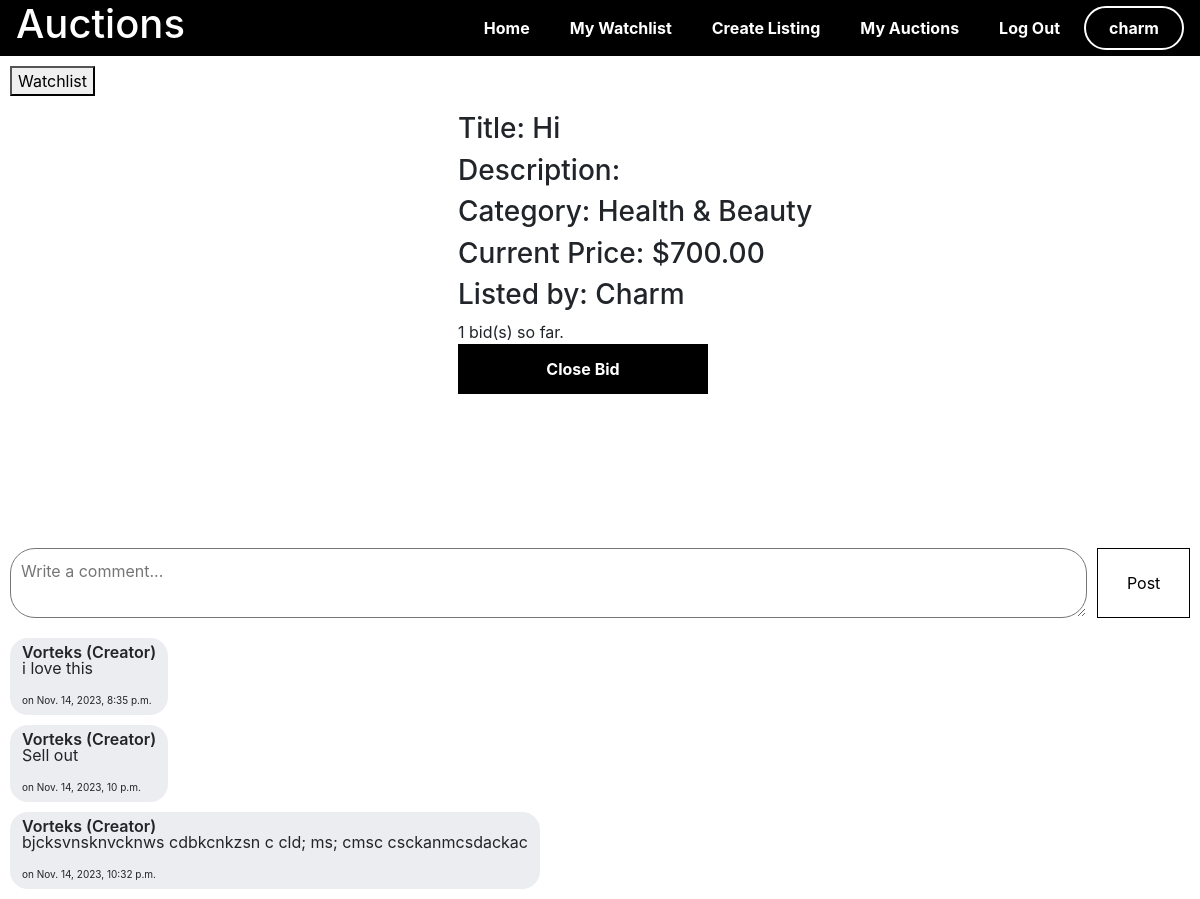
/listing/2 (signed in), run on the app's committed database.
### auctions/models.py (models this page shows, shortened)
class User(AbstractUser):
    email = models.EmailField(unique=True)
    watchlist = models.ManyToManyField('Listings', related_name='watchlist', blank=True)
    auctions = models.ManyToManyField('Listings', related_name='auctions', blank=True)

class Listings(models.Model):
    user = models.ForeignKey(User, on_delete=models.CASCADE)
    title = models.CharField(max_length=60)
    desc = models.TextField(max_length=120, null=True, blank=True)
    img = models.URLField(null=True, blank=True)
    cat = models.ForeignKey(Categories, null=True, on_delete=models.CASCADE, blank=True)
    startprice = models.IntegerField(default=0)
    highestbid = models.ForeignKey('Bids', null=True, blank=True, on_delete=models.DO_NOTHING)
    created = models.DateTimeField(auto_now_add=True)
    is_active = models.BooleanField(default=True)

class Categories(models.Model):
    name = models.CharField(max_length=60)
    img = models.URLField( blank=True, null=True )

class Bids(models.Model):
    user = models.ForeignKey(User, on_delete=models.CASCADE)
    list = models.ForeignKey(Listings, on_delete=models.CASCADE)
    amount = models.CharField(max_length=20)
    created = models.DateTimeField(auto_now_add=True)
    class Meta:
        unique_together = ('user', 'list')

class Comments(models.Model):
    user = models.ForeignKey(User, on_delete=models.CASCADE)
    clist = models.ForeignKey(Listings, on_delete=models.CASCADE)
    comments = models.TextField(max_length=300)
    created = models.DateTimeField(auto_now_add=True)

### auctions/views.py (the view)
# urls.py: path("listing/<int:listing_id>", views.listing, name="listing"),
def listing(request, listing_id):
    user = request.user
    cform = CommentForm()
    content = get_object_or_404(models.Listings, pk=listing_id)
    comments = models.Comments.objects.filter(clist=content)
    messages_data = messages.get_messages(request)
    messages_list = [str(message) for message in messages_data]
    if request.user.is_authenticated:
        user_bid = models.Bids.objects.filter(user=request.user, list=content)
    else:
        user_bid = None
    bidders = models.Bids.objects.filter(list=content).count()
    if bidders == 0:
        highest_bid = None
    else:
        highest_bid = models.Bids.objects.filter(list=content).order_by('amount')[0]
    return render(request, "auctions/listing.html", {
        'content': content,
        'user': user,
        'messages': messages_list,
        'user_bid': user_bid,
        'bidders': bidders,
        'highest_bid': highest_bid,
        'cform': cform,
        'comments': comments
    })

### auctions/forms.py
class CommentForm(forms.ModelForm):
    class Meta:
        model = Comments
        fields = ['comments']

### auctions/templates/auctions/listing.html (shortened to what this page needs)
{% extends "auctions/layout.html" %}
{% block body %}
    {% if content in user.watchlist.all %}
        <a href="{% url 'dellist' content.id %}"><button>Remove</button></a>
    {% else %}
    <a href="{% url 'addwatchlist' content.id %}"><button>Watchlist</button></a>
    {% endif %}
    <div class="listing-det">
        <div class="listing-img">
        </div>
        <div class="lister">
            <div class="listingdetails">
                <h3 class="listingline">
                    <span>Title: </span>
                    <span>{{ content.title }}</span>
                </h3>
                <h3 class="listingline">
                    <span>Description: </span>
                </h3>
                <h3 class="listingline">
                    <span>Category: </span>
                    <span>{{ content.cat.name }}</span>
                </h3>
                <h3 class="listingline">
                    <span>{% if content.is_active %}Current Price{% else %} Sold at{% endif %}: </span>
                    <span>${% if highest_bid %}{{ highest_bid.amount }}{% else %}{{ content.startprice }}{% endif %}.00</span>
                </h3>
                <h3 class="listingline">
                    <span>Listed by: </span>
                    <span style="text-transform: capitalize;">{{ content.user.username }}</span>
                </h3>
            </div>
            {% if content.is_active %}
                <div class="listingbid">
                    {% if highest_bid %}
                        <span>{{ bidders }} bid(s) so far.</span>
                    {% else %}
                        <span>No one has bidded yet</span>
                    {% endif %}
                    {% if content.user == user %}
                        <div class="listowner">
                            <a href=" {% url 'close' content.id %} "><button>Close Bid</button></a>
                        </div>
                    {% endif %}
                </div>
            {% endif %}
        </div>
    </div>
    <div class="comment">
        <form method="post" action="{% url 'comment' content.id %}" class="commenter">
            <textarea name="{{ cform.comments.name }}" id="comments" placeholder="Write a comment..."></textarea>
            <input type="submit" value="Post">
        </form>
        <div class="comments">
            {% for comment in comments %}
                <div class="comment-display">
                    <div class="comment-users">
                        <span style="text-transform: capitalize;" class="comment-user">{{ comment.user.username }} {% if user == content.user %}(Creator){% endif %}</span>
                        <p class="comment-comment">{{ comment.comments }}</p>
                        <span class="comment-time">on {{ comment.created }}</span>
                    </div>
                </div>
            {% endfor %}
        </div>
    </div>
{% endblock %}

### auctions/templates/auctions/layout.html (shortened to what this page needs)
{% load static %}
<!DOCTYPE html>
<html lang="en">
    <head>
        <link rel="stylesheet" href="https://stackpath.bootstrapcdn.com/bootstrap/4.4.1/css/bootstrap.min.css">
        <link href="{% static 'auctions/styles.css' %}" rel="stylesheet">
        <link href="{% static 'auctions/myscroller.css' %}" rel="stylesheet">
    </head>
    <body>
        <header>
            <div class="logo">
                <h1>Auctions</h1>
            </div>
            <nav>
                <a href="{% url 'index' %}">Home</a>
                {% if user.is_authenticated %}
                    <a class="nav-link" href="{% url 'watchlist' %}">My Watchlist</a>
                    <a class="nav-link" href="{% url 'create' %}">Create Listing</a>
                    <a class="nav-link" href="{% url 'auctions' %}">My Auctions</a>
                    <a class="nav-link" href="{% url 'logout' %}">Log Out</a>
                    <span class="user">{{user.username}}</span>
                {% else %}
                    <a href="{% url 'login' %}"> Sign in </a>
                    <a href="{% url 'register' %}"> Sign Up </a>
                {% endif %}
            </nav>
        </header>
        <main>
            {% block body %}
            {% endblock %}
        </main>
    </body>
</html>

### auctions/static/auctions/styles.css (style rules this page uses)
header { background-color: black; display: flex; flex-direction: row; justify-content: space-between; width: 100vw; padding:0 1rem; }
.logo { color: white; }
main { padding: 10px; }
a { text-decoration: none; }
.nav-link { text-decoration: none; color: white; }
nav { display: flex; flex-direction: row; align-items: center; gap: 0.5rem; }
nav a { float: left; display: block; color: white; text-align: center; padding: 14px 16px; text-decoration: none; font-weight: bold; }
span.user { padding: 0.5rem 1rem; border-radius: 50px; border: 2px solid white; width: 100px; font-weight: bold; color: white; text-align: center; }
.listing-det { display: flex; flex-direction: row; gap: 2rem; padding: 1rem; }
.listing-img { width: 400px; height: 400px; overflow: hidden; }
form.commenter { width: 100%; display: flex; flex-direction: row; gap: 10px; margin: 20px 0; }
form.commenter>textarea { width: 100%; border-radius: 25px; padding: 10px; overflow-y: scroll; scrollbar-width: none; -ms-overflow-style: none; }
.commenter>input[type=submit] { width: 100px; padding: 0.5rem; background-color: white; border: 1px solid black; }
.comment-users { background-color: #ebedf0; border-radius: 18px; display: inline-block; line-height: 16px; margin-top: 0; min-width: 0; padding: 6px 12px 7px 12px; }
.comment-user { font-weight: 600; }
.comments { display: flex; flex-direction: column; gap: 10px; }
.comment-time { display: block; font-size: 10px; }
.listowner button { background-color: black; border: none; color: white; height: 50px; width: 250px; font-weight: bold; }

### data on the page
User: username "charm"
Listings: title "Hi", cat.name "Health & Beauty", user.username "Charm"
Bids: amount "700"
Comments: user.username "Vorteks", comments "i love this", created "Nov. 14, 2023, 8:35 p.m."
Comments: user.username "Vorteks", comments "Sell out", created "Nov. 14, 2023, 10 p.m."
Comments: user.username "Vorteks", comments "bjcksvnsknvcknws cdbkcnkzsn c cld; ms; cmsc csckanmcsdackac", created "Nov. 14, 2023, 10:32 p.m."

### other printed values
{{ bidders }} "1"
